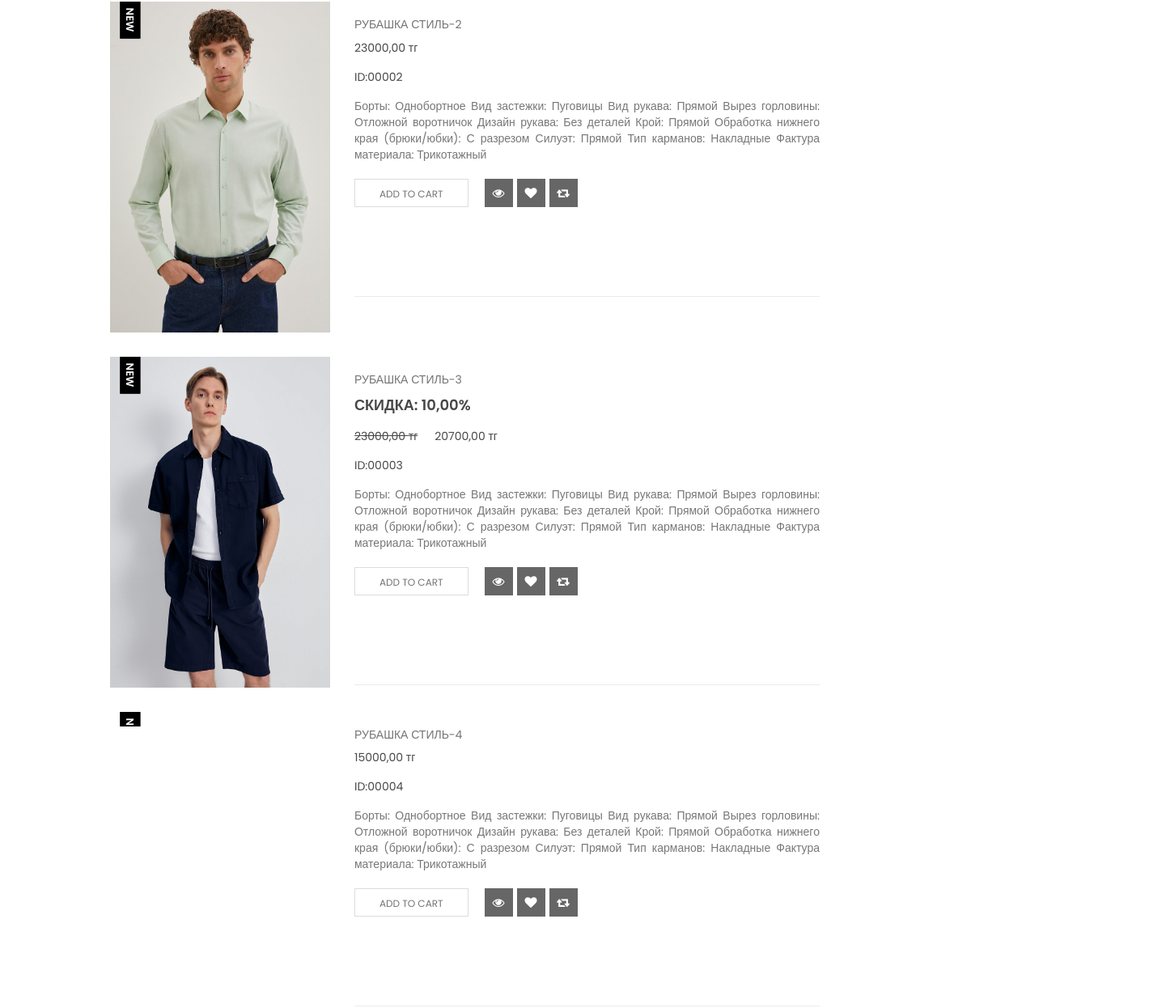
Before: /catalog/all/ (middle part) with the older database file.
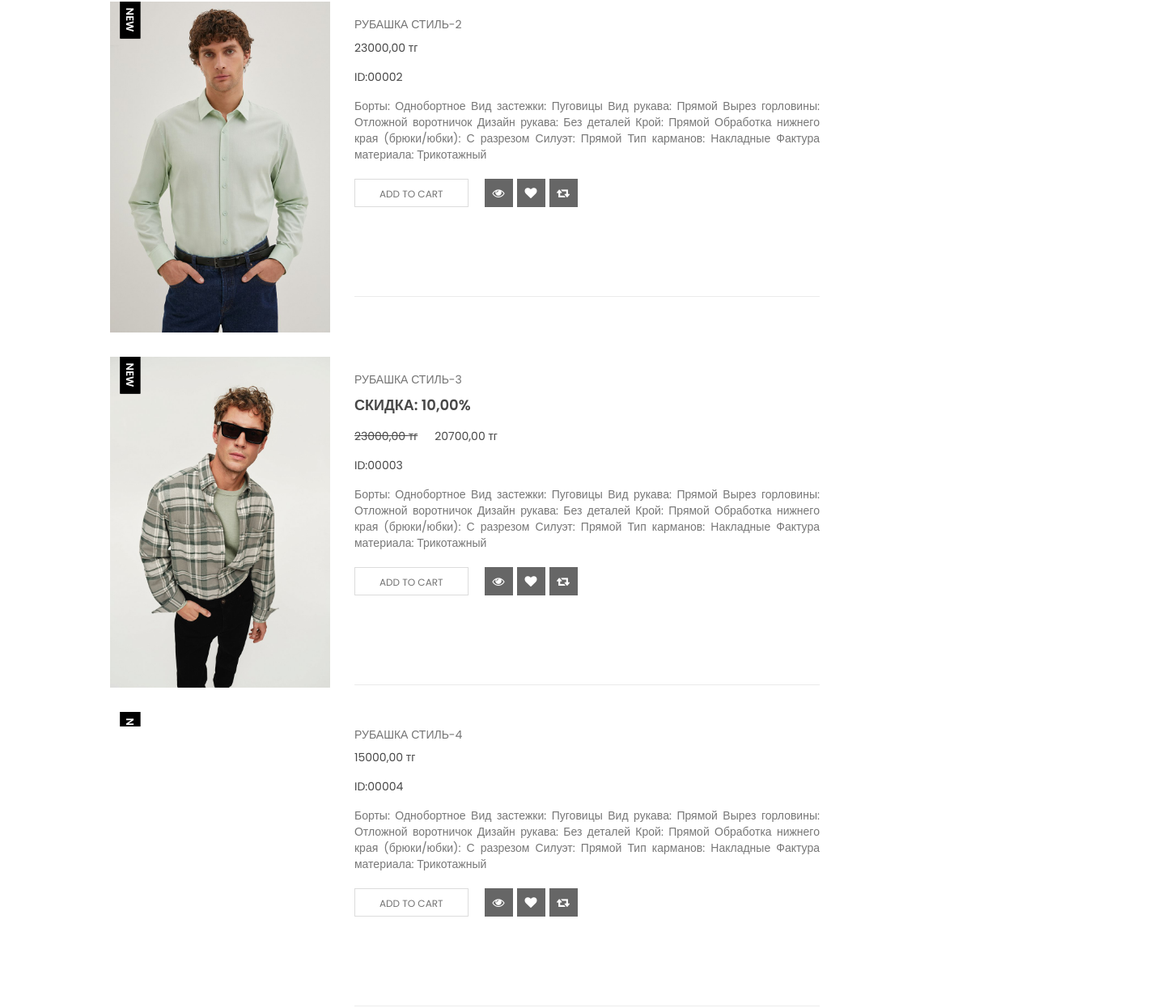
After: the same page with the newer database file.
### goods/models.py (models this page shows, shortened)
class Products(models.Model):
    name = models.CharField(max_length=150, unique=True, verbose_name="Название")
    slug = models.SlugField(
        max_length=200, unique=True, blank=True, null=True, verbose_name="URL"
    )
    description = models.TextField(blank=True, null=True)
    image = models.ImageField(upload_to="goods_images", blank=True, null=True)
    image2 = models.ImageField(upload_to="goods_images", blank=True, null=True)
    image3 = models.ImageField(upload_to="goods_images", blank=True, null=True)
    image4 = models.ImageField(upload_to="goods_images", blank=True, null=True)
    image5 = models.ImageField(upload_to="goods_images", blank=True, null=True)
    image6 = models.ImageField(upload_to="goods_images", blank=True, null=True)
    price = models.DecimalField(
        default=0.00, max_digits=7, decimal_places=2, blank=True, null=True
    )
    discount = models.DecimalField(
        default=0.00, max_digits=7, decimal_places=2, blank=True, null=True
    )
    quantity = models.PositiveIntegerField(default=0)
    category = models.ForeignKey(to=Categories, on_delete=models.CASCADE)
    class Meta:
        db_table = "product"
        verbose_name = "Продукт"
        verbose_name_plural = "Продукты"
        ordering = ("id",)
    def display_id(self):
        return f"{self.id:05}"
    def sell_price(self):
        if self.discount:
            return round(self.price - self.price * self.discount/100,2)
        return self.price

### goods/views.py (the view)
# urls.py: path("catalog/", include("goods.urls", namespace='catalog')),
def catalog(request, category_slug = None, page = 1):
    page = request.GET.get('page', 1)
    on_sale = request.GET.get('on_sale', None)
    order_by = request.GET.get('order_by', None)
    query = request.GET.get('q', None)
    if category_slug == "all":
        goods = Products.objects.all()
    elif query:
        goods = q_search(query)
    else:
        goods = Products.objects.filter(category__slug=category_slug)
    if on_sale:
        goods = goods.filter(discount__gt=0)
    if order_by and order_by != 'default':
        goods = goods.order_by(order_by)
    paginator = Paginator(goods, 6)
    current_page = paginator.page(page)
    context = {
        "goods": current_page,
        "slug_url": category_slug,
    }
    return render(request, "goods/shop.html", context)

### goods/templatetags/goods_tags.py (called while the page is built)
@register.simple_tag()
def tag_categories():
    return Categories.objects.all()

@register.simple_tag(takes_context=True)
def change_programs(context, **kwards):
    query = context['request'].GET.dict()
    query.update(kwards)
    return urlencode(query)

### goods/templates/goods/shop.html (shortened to what this page needs)
{% extends "main/base.html" %}
{% load static %}
{% load goods_tags %}*
{% block content %}
    <section class="pages products-page section-padding-top">
        <div class="container">
            <div class="row">
                <div class="col-md-8 col-lg-9 col-sm-12">
                    <div class="row">
                        <div class="col-md-12 col-sm-12 col-xs-12">
                            <div class="features-tab">
                            {% for product in goods %}
                                <div class="tab-content">
                                    <div role="tabpanel" class="tab-pane active" id="home">
                                        <div class="row">
                                    <div role="tabpanel" class="tab-pane" id="profile">
                                        <div class="row">
                                            <div class="li-item">
                                                <div class="col-md-4 col-sm-4">
                                                    <div class="tb-product-item-inner tb2 pct-last">
                                                        <div class="pro-type">
                                                            <span>new</span>
                                                        </div>
                                                        <div class="re-img">
                                                            {% if product.image %}
                                                                <a href="{% url 'catalog:product' product.slug %}"><img src="{{product.image.url}}" alt="" /></a>
                                                            {% else %}
                                                                <a href="#"><img src="{% static 'img/products/1.jpg' %}" alt="" /></a>
                                                            {% endif %}
                                                        </div>
                                                    </div>
                                                </div>
                                                <div class="col-md-8 col-sm-8">
                                                    <div class="f-fix">
                                                        <div class="tb-beg">
                                                            <a href="{% url 'catalog:product' product.slug %}">{{product.name}}</a>
                                                        </div>
                                                        <div class="tb-product-wrap-price-rating">
                                                            <div class="tb-product-price font-noraure-3">
                                                                {% if product.discount %}
                                                                    <h4 class="amount2 ana">Скидка: {{product.discount}}%</h4>
                                                                    <span class="amount2 ana nosell">{{product.price}} тг</span>
                                                                    <span class="amount2 ana">{{product.sell_price}} тг</span></br>
                                                                {% else %}
                                                                    <span class="amount2 ana">{{product.price}} тг</span></br>
                                                                {% endif %}
                                                                <span class="product_id">ID:{{product.display_id}}</span>
                                                            </div>
                                                        </div>
                                                        <p class="desc">{{product.description|truncatechars:300}}</p>
                                                        <div class="last-cart l-mrgn ns">
                                                            <a class="las4" href="#">Add To Cart</a>
                                                        </div>
                                                        <div class="tb-product-btn">
                                                            <a href="#">
                                                                <i class="fa fa-eye"></i>
                                                            </a>
                                                            <a href="#">
                                                                <i class="fa fa-heart"></i>
                                                            </a>
                                                            <a href="#">
                                                                <i class="fa fa-retweet"></i>
                                                            </a>
                                                        </div>
                                                    </div>
                                                </div>
                                            </div>
                                        </div>
                                    </div>
                                </div>
                            {% endfor %}
                            </div>
                        </div>
                    </div>
                </div>
            </div>
        </div>
    </section>
{% endblock content %}

### main/templates/main/base.html (shortened to what this page needs)
{% load static %}
{% load goods_tags %}
<!doctype html>
<html class="no-js" lang="">
    <head>
        <link rel="stylesheet" href="{% static 'css/bootstrap.min.css' %}">
        <link rel="stylesheet" href="{% static 'css/animate.css' %}">
		<link rel="stylesheet" href="{% static 'css/pe-icon-7-stroke.min.css' %}">
        <link rel="stylesheet" href="{% static 'css/jquery-ui.min.css' %}">
        <link rel="stylesheet" href="{% static 'css/img-zoom/jquery.simpleLens.css' %}">
        <link rel="stylesheet" href="{% static 'css/meanmenu.min.css' %}">
		<link rel="stylesheet" href="{% static 'css/nivo-slider.css' %}" type="text/css" />
		<link rel="stylesheet" href="{% static 'css/preview.css' %}" type="text/css" media="screen" />
        <link rel="stylesheet" href="{% static 'css/owl.carousel.css' %}">
        <link rel="stylesheet" href="{% static 'css/font-awesome.min.css' %}">
		<link rel="stylesheet" href="{% static 'css/style.css' %}">
        <link rel="stylesheet" href="{% static 'css/responsive.css' %}">
    </head>
    <body>
															{% tag_categories as categories%}
															{% tag_categories as categories%}
        {% block content %} {% endblock content %}
    </body>
</html>

Changed rows visible on the page:
changed Products "РУБАШКА СТИЛЬ-3": image: a different picture
